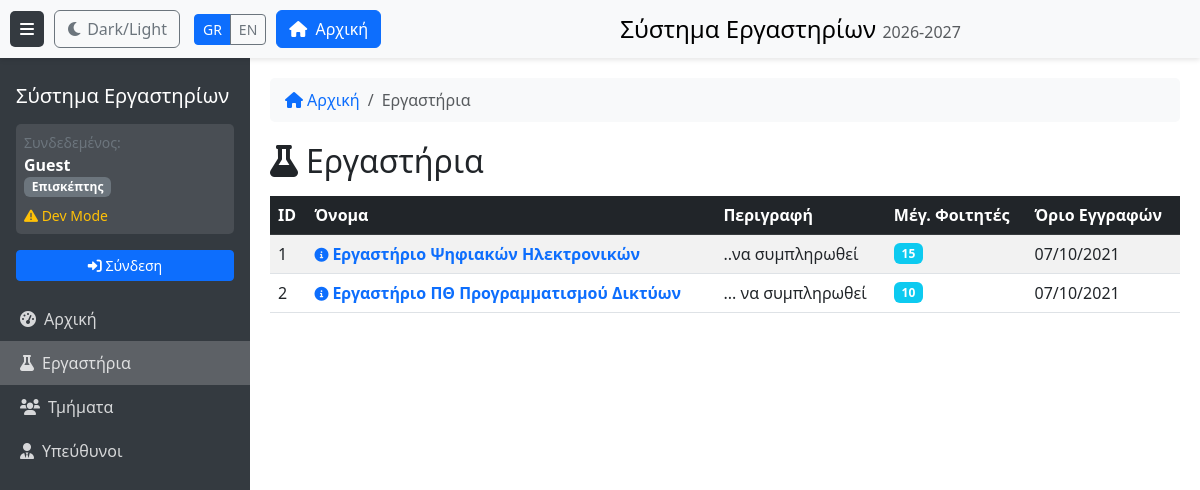
Page /labs on the earlier database version.
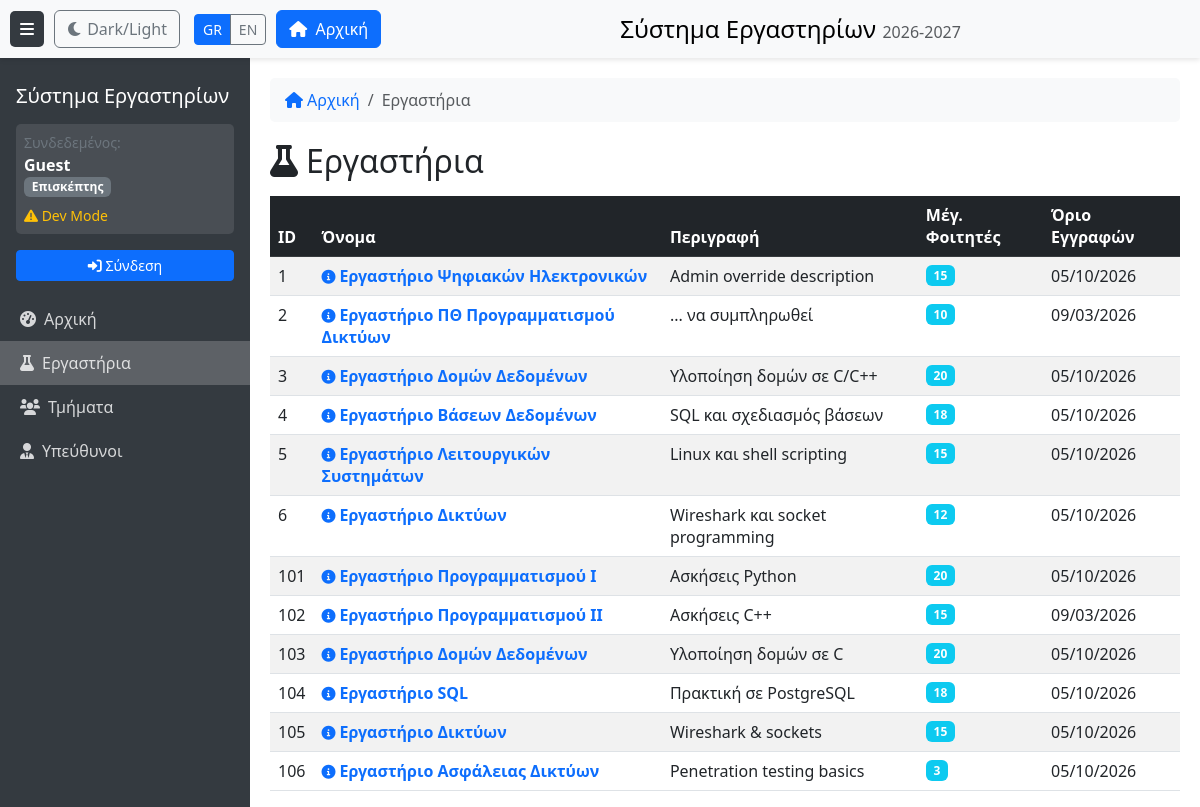
Same page on the later database version.
### models.py (models this page shows)
class CourseLab(db.Model):
    __tablename__ = 'course_lab'
    lab_id = db.Column(db.Integer, primary_key=True, autoincrement=True)
    name = db.Column(db.Text, nullable=False)
    description = db.Column(db.Text, nullable=False)
    maxusers = db.Column(db.Integer, nullable=False)
    reg_limit = db.Column(db.Text, nullable=False)
    max_misses = db.Column(db.Integer, nullable=False)

### routes/views.py (the view)
@views_bp.route('/labs')
@require_permission('dashboard', 'view')
def labs_page():
    labs = CourseLab.query.all()
    courses = Coursename.query.order_by(Coursename.semester, Coursename.name).all() if session.get('role') == 'admin' else []
    return render_template('labs.html',
                           active_page='labs',
                           labs=labs,
                           courses=courses)

### app.py (called while the page is built)
def get_locale():
    return session.get('language', 'el')

@app.context_processor
def inject_common_vars():
    return {
        'name': session.get('name', 'Guest'),
        'role': session.get('role', 'guest'),
        'AUTH_MODE': app.config['AUTH_MODE'],
        'academic_year': get_academic_year(),
        'current_language': session.get('language', 'el'),
    }

@app.after_request
def add_no_cache_headers(response):
    if 'text/html' in response.content_type:
        response.headers['Cache-Control'] = 'no-cache, no-store, must-revalidate'
        response.headers['Pragma'] = 'no-cache'
        response.headers['Expires'] = '0'
    return response

### auth.py (called while the page is built, shortened)
def require_permission(resource, action):
    def decorator(f):
        @functools.wraps(f)
        def decorated_function(*args, **kwargs):
            matrix = PermissionMatrix()
            if 'schGrAcPersonID' in session:
                user_id = session['schGrAcPersonID']
                role = matrix.get_user_role(user_id)
            else:
                role = 'guest'
            return f(*args, **kwargs)
        return decorated_function
    return decorator

### templates/labs.html (shortened to what this page needs)
﻿{% extends "base.html" %}
{% block breadcrumb %}
<li class="breadcrumb-item active" aria-current="page">{{ _('Εργαστήρια') }}</li>
{% endblock %}
{% block content %}
<div class="d-flex justify-content-between align-items-center mb-3">
    <h2 class="mb-0"><i class="fas fa-flask me-2"></i>{{ _('Εργαστήρια') }}</h2>
</div>
<div class="table-responsive">
    <table class="table table-striped table-hover sortable">
        <thead class="table-dark">
            <tr>
                <th>ID</th>
                <th>{{ _('Όνομα') }}</th>
                <th>{{ _('Περιγραφή') }}</th>
                <th>{{ _('Μέγ. Φοιτητές') }}</th>
                <th>{{ _('Όριο Εγγραφών') }}</th>
            </tr>
        </thead>
        <tbody id="labsTableBody">
        {% for lab in labs %}
            <tr>
                <td>{{ lab.lab_id }}</td>
                <td>
                    <a href="javascript:void(0)" class="text-primary text-decoration-none fw-bold" style="cursor:pointer" onclick="openLabModal({{ lab.lab_id }})">
                        <i class="fas fa-info-circle me-1 small"></i>{{ lab.name }}
                    </a>
                </td>
                <td>{{ lab.description }}</td>
                <td><span class="badge bg-info">{{ lab.maxusers }}</span></td>
                <td>{{ lab.reg_limit }}</td>
            </tr>
        {% endfor %}
        </tbody>
    </table>
</div>
{% endblock %}

Differences in the rows shown:
changed CourseLab "Εργαστήριο Ψηφιακών Ηλεκτρονικών": description "..να συμπληρωθεί" → "Admin override description"; reg_limit "07/10/2021" → "05/10/2026"
changed CourseLab "Εργαστήριο ΠΘ Προγραμματισμού Δικτύων": reg_limit "07/10/2021" → "09/03/2026"
added CourseLab: lab_id "3", name "Εργαστήριο Δομών Δεδομένων", description "Υλοποίηση δομών σε C/C++", maxusers "20", reg_limit "05/10/2026"
added CourseLab: lab_id "4", name "Εργαστήριο Βάσεων Δεδομένων", description "SQL και σχεδιασμός βάσεων", maxusers "18", reg_limit "05/10/2026"
added CourseLab: lab_id "5", name "Εργαστήριο Λειτουργικών Συστημάτων", description "Linux και shell scripting", maxusers "15", reg_limit "05/10/2026"
added CourseLab: lab_id "6", name "Εργαστήριο Δικτύων", description "Wireshark και socket programming", maxusers "12", reg_limit "05/10/2026"
added CourseLab: lab_id "101", name "Εργαστήριο Προγραμματισμού Ι", description "Ασκήσεις Python", maxusers "20", reg_limit "05/10/2026"
added CourseLab: lab_id "102", name "Εργαστήριο Προγραμματισμού ΙΙ", description "Ασκήσεις C++", maxusers "15", reg_limit "09/03/2026"
added CourseLab: lab_id "103", name "Εργαστήριο Δομών Δεδομένων", description "Υλοποίηση δομών σε C", maxusers "20", reg_limit "05/10/2026"
added CourseLab: lab_id "104", name "Εργαστήριο SQL", description "Πρακτική σε PostgreSQL", maxusers "18", reg_limit "05/10/2026"
added CourseLab: lab_id "105", name "Εργαστήριο Δικτύων", description "Wireshark & sockets", maxusers "15", reg_limit "05/10/2026"
added CourseLab: lab_id "106", name "Εργαστήριο Ασφάλειας Δικτύων", description "Penetration testing basics", maxusers "3", reg_limit "05/10/2026"
